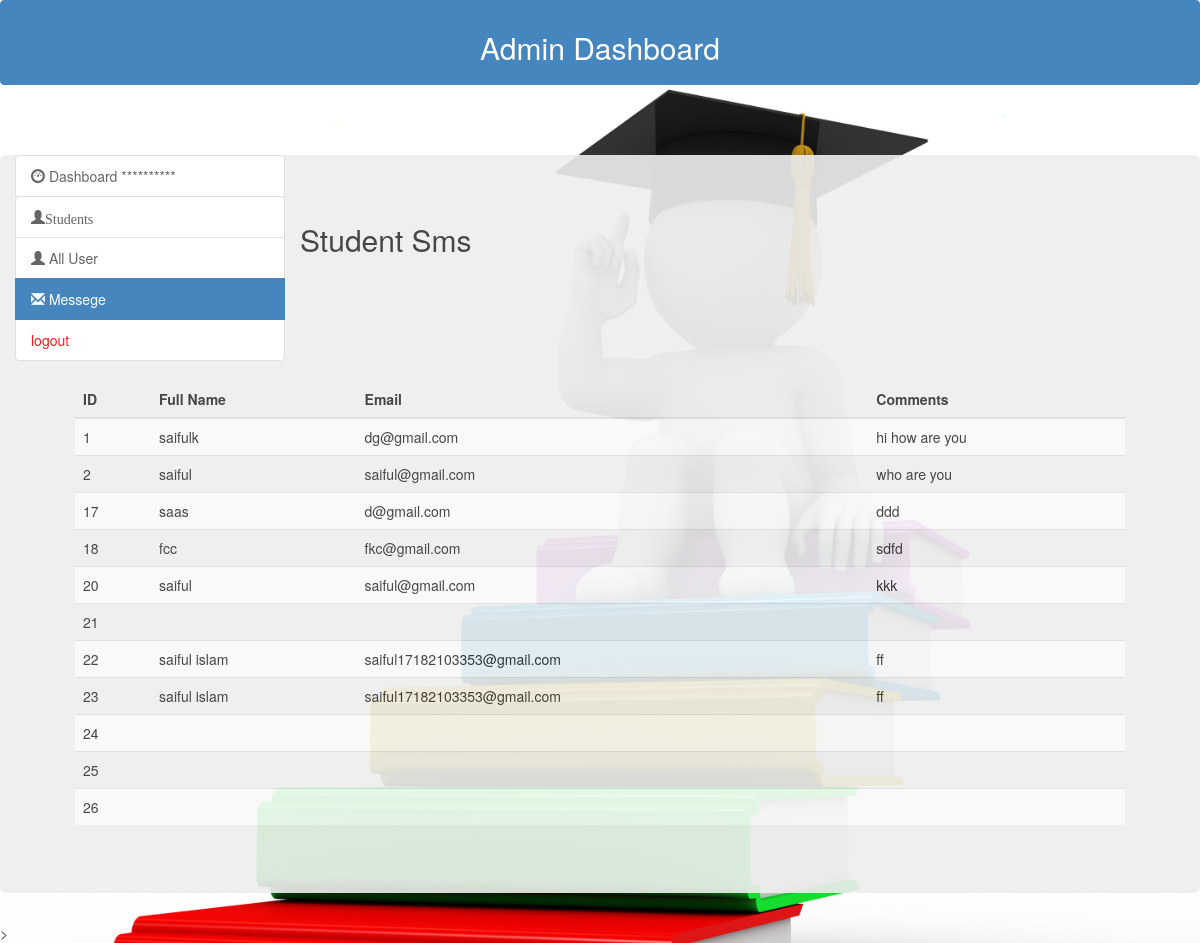
The app's page /admin/sms.php with its own data.
### tables this page shows
CREATE TABLE `contacts` (
  `id` int(150) NOT NULL,
  `c_name` varchar(100) NOT NULL,
  `c_email` varchar(100) NOT NULL,
  `comments` varchar(100) NOT NULL
);

### admin/sms.php (the view, shortened to what this page needs)
<?php
require_once '../config.php';
?>
<!DOCTYPE html>
<html lang="en">
<head>
  <link rel="stylesheet" href="https://maxcdn.bootstrapcdn.com/bootstrap/3.4.1/css/bootstrap.min.css">
  <link rel="stylesheet" href="https://cdnjs.cloudflare.com/ajax/libs/font-awesome/4.7.0/css/font-awesome.min.css">
</head>
<body >
<div class="header">
		<div style="text-align:center;" class="list-group-item active "><h2> Admin Dashboard</h2> <?php  if (isset($_SESSION['username'])) : ?>
			<p>Welcome <strong><?php echo $_SESSION['username']; ?></strong></p>
			<p>  </p>
		<?php endif ?>
		</div>
		</div>
	<nav class="navbar navbar-primary">
	</nav>
	<div class="container-fluid">
		<div class="row">
			<div class="col-sm-3">
				<div class="list-group">
					<a href="index.php" class="list-group-item "> <i class="glyphicon glyphicon-dashboard"></i> Dashboard **********
					</a>
					<div class="dropdown"><a class="dropdown-toggle list-group-item" data-toggle="dropdown" href="#"><span class="glyphicon glyphicon-user">Students </span></a>
      </div>
					<a href="all users.php" class="list-group-item  "><i class="glyphicon glyphicon-user"></i> All User
					</a>
					<a href="sms.php" class="list-group-item active"><i class="glyphicon glyphicon-envelope"></i> Messege
					</a>
					<a class="list-group-item" href="index.php?logout='1'" style="color: red;">logout</a>
				</div>
			</div>
					<div class="jumbotron" >
					<div class="container">
  <h2>Student Sms</h2>
  <table  id="table_id"class="table  table-striped">
    <thead>
		<tr>
	     <th>ID</th>
        <th>Full Name</th>
		<th>Email</th>
		<th>Comments</th>
    </thead>
    <tbody>
	<?php
	$result=mysqli_query($conn,"SELECT * FROM `contacts`  ");
	while($row=mysqli_fetch_assoc($result)){
		?>
      <tr>
        <td><?php echo $row['id']; ?></td>
        <td><?php echo $row['c_name']; ?></td>
        <td><?php echo $row['c_email']; ?></td>
        <td><?php echo $row['comments']; ?></td>
      </tr>
		<?php
	}
	?>
    </tbody>
  </table>
					</div>
  </div>
  </div>
	</div>
</body>
</html>>

### admin/sms.php (style rules this page uses)
body { margin:auto; background:url('../images/s.jpg'); background-size: 100%; background-repeat: no-repeat; min-height: 1000%; opacity: 0.9; }

### records on screen
contacts: id "1", c_name "saifulk", c_email "dg@gmail.com", comments "hi how are you"
contacts: id "2", c_name "saiful", c_email "saiful@gmail.com", comments "who are you"
contacts: id "17", c_name "saas", c_email "d@gmail.com", comments "ddd"
contacts: id "18", c_name "fcc", c_email "fkc@gmail.com", comments "sdfd"
contacts: id "20", c_name "saiful", c_email "saiful@gmail.com", comments "kkk"
contacts: id "21"
contacts: id "22", c_name "saiful islam", c_email "saiful17182103353@gmail.com", comments "ff"
contacts: id "23", c_name "saiful islam", c_email "saiful17182103353@gmail.com", comments "ff"
contacts: id "24"
contacts: id "25"
contacts: id "26"
